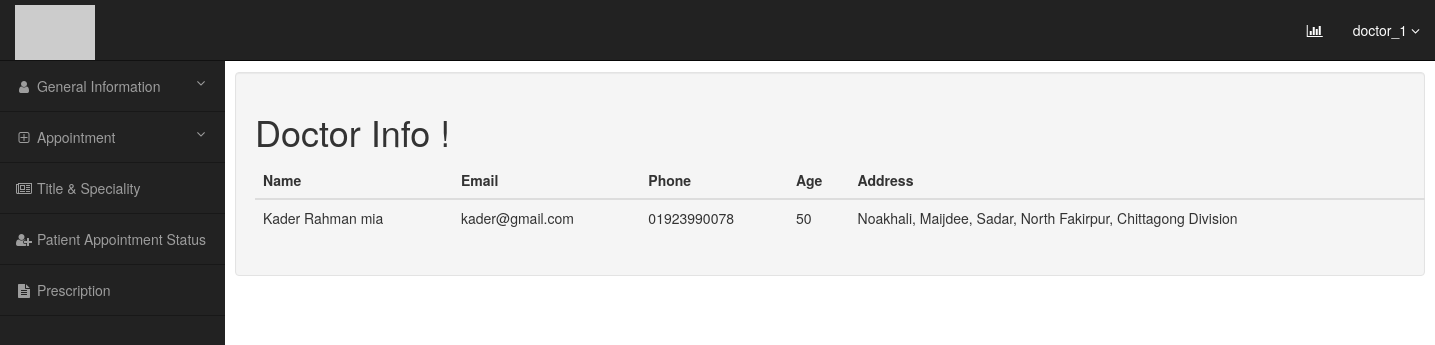
Page /doctor-info/2/ (signed in) on the committed database.
### doctor/models.py (models this page shows, shortened)
class DoctorInfo(models.Model):
    user = models.OneToOneField(User, null=True, on_delete=models.CASCADE)
    name = models.CharField(max_length=100, null=False, blank=False)
    email = models.EmailField(null=False, blank=False)
    phone = models.CharField(max_length=15, null=True, blank=True)
    age = models.IntegerField(null=True, blank=True)
    address = models.TextField(null=True)

### doctor/views.py (the view)
# urls.py: path("doctor-info/<str:pk>/", views.doc_info, name='doctor-info'),
@login_required(login_url='login-register')
def doc_info(request, pk):
    info = DoctorInfo.objects.get(id=pk)
    if not info.user == request.user:
        return HttpResponseForbidden("No Access")
    cursor = {"info": info}
    return render(request, "doctor_info.html", cursor)

### templates/doctor_info.html
{% extends "main.html" %}
{% load static %}
{% block content %}
<div class="container">
    <div class="row">
        <h1>Doctor Info ! </h1>
        <table class="table table-dark">
    <thead>
        <tr>
            <th>Name</th>
            <th>Email</th>
            <th>Phone</th>
            <th>Age</th>
            <th>Address</th>
        </tr>
    </thead>
    <tbody>
        <tr>
            <td>{{ info.name }}</td>
            <td>{{ info.email }}</td>
            <td>{{ info.phone }}</td>
            <td>{{ info.age }}</td>
            <td>{{ info.address }}</td>
        </tr>
    </tbody>
</table>
    </div>
</div>
{% endblock %}

### templates/main.html (shortened to what this page needs)
<!DOCTYPE html>
<html lang="en">
<head>
    <link href="//maxcdn.bootstrapcdn.com/bootstrap/3.3.0/css/bootstrap.min.css" rel="stylesheet" id="bootstrap-css">
</head>
<body>
<div id="wrapper">
    <nav class="navbar navbar-inverse navbar-fixed-top" role="navigation">
        <div class="navbar-header">
            <a class="navbar-brand" href="{% url "doctor-home" %}">
                <img src="http://placehold.it/200x50&text=LOGO" alt="LOGO">
            </a>
        </div>
        <ul class="nav navbar-right top-nav">
            <li><a href="#" data-placement="bottom" data-toggle="tooltip" data-original-title="Stats"><i class="fa fa-bar-chart-o"></i>
                </a>
            </li>
            <li class="dropdown">
                <a href="#" class="dropdown-toggle" data-toggle="dropdown"> {{ request.user }} <b class="fa fa-angle-down"></b></a>
            </li>
        </ul>
        <div class="collapse navbar-collapse navbar-ex1-collapse">
            <ul class="nav navbar-nav side-nav">
                <li>
                    <a href="#" data-toggle="collapse" data-target="#submenu-1"><i class="fa fa-fw fa-user" ></i> General Information <i class="fa fa-fw fa-angle-down pull-right"></i></a>
                </li>
                <li>
                    <a href="#" data-toggle="collapse" data-target="#submenu-2"><i class="fa fa-fw fa-plus-square-o"></i>  Appointment <i class="fa fa-fw fa-angle-down pull-right"></i></a>
                </li>
                <li>
                    <a href="investigaciones/favoritas"><i class="fa fa-fw fa-newspaper-o"></i>  Title & Speciality </a>
                </li>
                <li>
                    <a href="sugerencias"><i class="fa fa-fw fa-user-plus"></i> Patient Appointment Status </a>
                </li>
                <li>
                    <a href="faq"><i class="fa fa-fw fa fa-file-text"></i> Prescription </a>
                </li>
            </ul>
        </div>
    </nav>
    <div id="page-wrapper">
        <div class="container-fluid">
            <div class="row" id="main" >
                <div class="col-sm-12 col-md-12 well" id="content">
                    {% block content %}
                    {% endblock %}
                </div>
            </div>
        </div>
    </div>
</div>
</body>
</html>

### templates/main.html (style rules this page uses)
@media (min-width:768px) { body { margin-top: 50px; } }
#wrapper { padding-left: 0; }
#page-wrapper { width: 100%; padding: 0; background-color: #fff; }
@media (min-width:768px) { #wrapper { padding-left: 225px; } }
@media (min-width:768px) { #page-wrapper { padding: 22px 10px; } }
.top-nav { padding: 0 15px; }
.top-nav>li { display: inline-block; float: left; }
.top-nav>li>a { padding-top: 20px; padding-bottom: 20px; line-height: 20px; color: #fff; }
@media (min-width:768px) { .side-nav { position: fixed; top: 60px; left: 225px; width: 225px; margin-left: -225px; border: none; border-radius: 0; border-top: 1px rgba(0,0,0,.5) solid; overflow-y: auto; background-color: #222; bottom: 0; overflow-x: hidden; padding-bottom: 40px; } }
@media (min-width:768px) { .side-nav>li>a { width: 225px; border-bottom: 1px rgba(0,0,0,.3) solid; } }
.navbar-brand { padding: 5px 15px; }

### rows in the picture
DoctorInfo: name "Kader Rahman mia", email "kader@gmail.com", phone "01923990078", age "50", address "Noakhali, Maijdee, Sadar, North Fakirpur, Chittagong Division"

### other values in the picture
{{ request.user }} "doctor_1"
